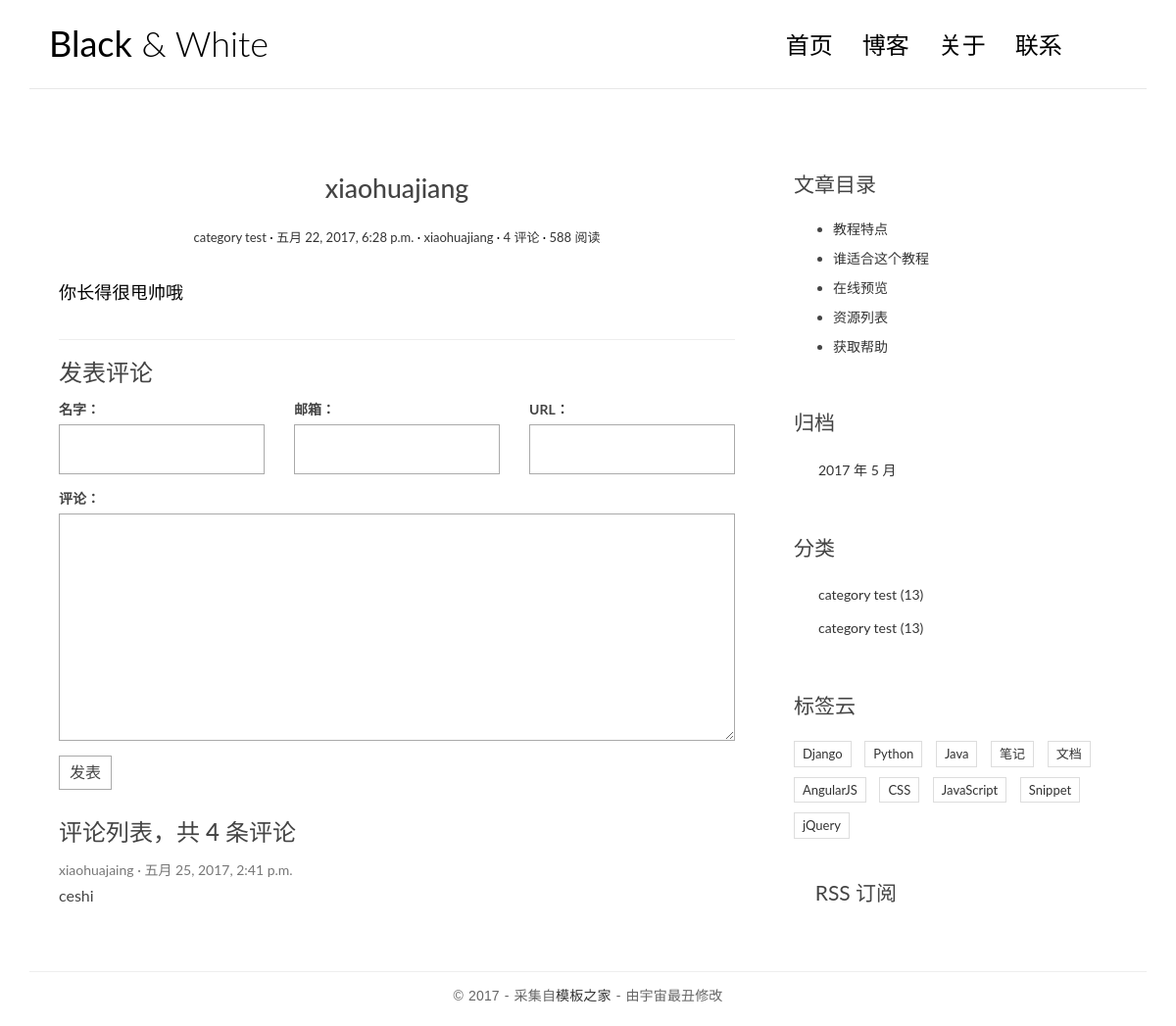
The app's page /post/2/ with its own data.
### blog/models.py (models this page shows, shortened)
@python_2_unicode_compatible
class Post(models.Model):
    title = models.CharField(max_length=70) ## 文章标题
    body = models.TextField()
    created_time = models.DateTimeField()
    modified_time = models.DateTimeField()
    excerpt = models.CharField(max_length=200,blank=True)
    category = models.ForeignKey(Category)
    tags = models.ManyToManyField(Tag,blank=True)
    author = models.ForeignKey(User)
    views = models.PositiveIntegerField(default=0)
    class Meta:
        ordering = ['-created_time']

@python_2_unicode_compatible
class Category(models.Model):   #分类
    name = models.CharField(max_length=100) # CharField 指定了 name 的数据类型， max_length 指定其最大长度

### comments/models.py (models this page shows, shortened)
@python_2_unicode_compatible
class Comment(models.Model):
    name = models.CharField(max_length=100)
    email = models.EmailField(max_length=255)
    text = models.TextField()
    created_time = models.DateTimeField(auto_now_add=True)
    url = models.URLField(blank=True)
    post = models.ForeignKey('blog.Post')

### blog/views.py (the view)
# urls.py: url(r'^post/(?P<pk>[0-9]+)/$', views.detail, name='detail'),
def detail(request, pk):
    post = get_object_or_404(Post, pk=pk)
    post.body = markdown.markdown(post.body,
                                  extensions=[
                                      'markdown.extensions.extra',
                                      'markdown.extensions.codehilite',
                                      'markdown.extensions.toc',
                                  ])
    form = CommentForm()
    comment_list = post.comment_set.all()
    context = {'post': post,
               'form': form,
               'comment_list': comment_list
               }
    return render(request, 'blog/detail.html', context=context)

### comments/forms.py
class CommentForm(forms.ModelForm):
    class Meta:
        model = Comment
        fields = ['name', 'email', 'url', 'text']

### blog/templatetags/blog_tags.py (called while the page is built)
@register.simple_tag
def archives():
    return Post.objects.dates('created_time', 'month', order='DESC')

@register.simple_tag
def get_categories():
    return Category.objects.all()

### templates/blog/detail.html (shortened to what this page needs)
{% extends 'base.html' %}
{% block main %}
    <article class="post post-{{ post.pk }}">
        <header class="entry-header">
            <h1 class="entry-title">{{ post.title }}</h1>
            <div class="entry-meta">
                <span class="post-category"><a href="#">{{ post.category.name }}</a></span>
                <span class="post-date"><a href="#"><time class="entry-date"
                                                          datetime="{{ post.created_time }}">{{ post.created_time }}</time></a></span>
                <span class="post-author"><a href="#">{{ post.author }}</a></span>
                <span class="comments-link"><a href="#">4 评论</a></span>
                <span class="views-count"><a href="#">588 阅读</a></span>
            </div>
        </header>
        <div class="entry-content clearfix">
            {{ post.body|safe }}
        </div>
    </article>
    <section class="comment-area" id="comment-area">
        <hr>
        <h3>发表评论</h3>
        <form action="{% url 'comments:post_comment' post.pk %}" method="post" class="comment-form">
            <div class="row">
                <div class="col-md-4">
                    <label for="{{ form.name.id_for_label }}">名字：</label>
                    {{ form.name }}
                </div>
                <div class="col-md-4">
                    <label for="{{ form.email.id_for_label }}">邮箱：</label>
                    {{ form.email }}
                </div>
                <div class="col-md-4">
                    <label for="{{ form.url.id_for_label }}">URL：</label>
                    {{ form.url }}
                </div>
                <div class="col-md-12">
                    <label for="{{ form.text.id_for_label }}">评论：</label>
                    {{ form.text }}
                    <button type="submit" class="comment-btn">发表</button>
                </div>
            </div>
        </form>
        <div class="comment-list-panel">
            <h3>评论列表，共 <span>4</span> 条评论</h3>
            <ul class="comment-list list-unstyled">
                {% for comment in comment_list %}
                    <li class="comment-item">
                        <span class="nickname">{{ comment.name }}</span>
                        <time class="submit-date"
                              datetime="{{ comment.created_time }}">{{ comment.created_time }}</time>
                        <div class="text">
                            {{ comment.text }}
                        </div>
                    </li>
                {% empty %}
                    暂无评论
                {% endfor %}
            </ul>
        </div>
    </section>
{% endblock main %}
{% block toc %}
    <div class="widget widget-content">
        <h3 class="widget-title">文章目录</h3>
        <ul>
            <li>
                <a href="#">教程特点</a>
            </li>
            <li>
                <a href="#">谁适合这个教程</a>
            </li>
            <li>
                <a href="#">在线预览</a>
            </li>
            <li>
                <a href="#">资源列表</a>
            </li>
            <li>
                <a href="#">获取帮助</a>
            </li>
        </ul>
    </div>
{% endblock toc %}

### templates/base.html (shortened to what this page needs)
{% load staticfiles %}
{% load blog_tags %}
<html>
<head>
    <link rel="stylesheet" href=  "{% static 'blog/css/ionicons.min.css' %}">
    <link rel="stylesheet" href="{% static 'blog/css/bootstrap.min.css' %}">
    <link rel="stylesheet" href="{% static 'blog/css/pace.css' %}">
    <link rel="stylesheet" href="{% static 'blog/css/custom.css' %}">
    <link rel="stylesheet" href="{% static 'blog/css/highlights/github.css' %}">
</head>
<body>
<div class="container">
    <header id="site-header">
        <div class="row">
            <div class="col-md-4 col-sm-5 col-xs-8">
                <div class="logo">
                    <h1><a href="index.html"><b>Black</b> &amp; White</a></h1>
                </div>
            </div>
            <div class="col-md-8 col-sm-7 col-xs-4">
                <nav class="main-nav" role="navigation">
                    <div class="collapse navbar-collapse" id="bs-example-navbar-collapse-1">
                        <ul class="nav navbar-nav navbar-right">
                            <li class="cl-effect-11"><a href="index.html" data-hover="首页">首页</a></li>
                            <li class="cl-effect-11"><a href="full-width.html" data-hover="博客">博客</a></li>
                            <li class="cl-effect-11"><a href="about.html" data-hover="关于">关于</a></li>
                            <li class="cl-effect-11"><a href="contact.html" data-hover="联系">联系</a></li>
                        </ul>
                    </div>
                </nav>
                <div id="header-search-box">
                    <a id="search-menu" href="#"><span id="search-icon" class="ion-ios-search-strong"></span></a>
                </div>
            </div>
        </div>
    </header>
</div>
<div class="content-body">
    <div class="container">
        <div class="row">
            <main class="col-md-8">
              {% block main %}
              {% endblock main %}
            </main>
              <aside class="col-md-4">
                {% block toc %}
                {% endblock toc %}
                <div class="widget widget-archives">
                  <h3 class="widget-title">归档</h3>
                  {% archives as date_list %}
                  <ul>
                    {% for date in date_list %}
                    <li>
                      <a href="#">{{ date.year }} 年 {{ date.month }} 月</a>
                    </li>
                    {% empty %}
                    暂无归档！
                    {% endfor %}
                  </ul>
                </div>
                <div class="widget widget-category">
                  <h3 class="widget-title">分类</h3>
                  {% get_categories as category_list %}
                  <ul>
                    {% for category in category_list %}
                    <li>
                      <a href="#">{{ category.name }} <span class="post-count">(13)</span></a>
                    </li>
                    {% empty %}
                    暂无分类！
                    {% endfor %}
                  </ul>
                </div>
                <div class="widget widget-tag-cloud">
                    <h3 class="widget-title">标签云</h3>
                    <ul>
                        <li>
                            <a href="#">Django</a>
                        </li>
                        <li>
                            <a href="#">Python</a>
                        </li>
                        <li>
                            <a href="#">Java</a>
                        </li>
                        <li>
                            <a href="#">笔记</a>
                        </li>
                        <li>
                            <a href="#">文档</a>
                        </li>
                        <li>
                            <a href="#">AngularJS</a>
                        </li>
                        <li>
                            <a href="#">CSS</a>
                        </li>
                        <li>
                            <a href="#">JavaScript</a>
                        </li>
                        <li>
                            <a href="#">Snippet</a>
                        </li>
                        <li>
                            <a href="#">jQuery</a>
                        </li>
                    </ul>
                </div>
                <div class="rss">
                    <a href=""><span class="ion-social-rss-outline"></span> RSS 订阅</a>
                </div>
            </aside>
        </div>
    </div>
</div>
<footer id="site-footer">
    <div class="container">
        <div class="row">
            <div class="col-md-12">
                <p class="copyright">&copy 2017 - 采集自<a href="http://www.cssmoban.com/"
                                                        target="_blank" title="模板之家">模板之家</a>
                    - 由宇宙最丑修改
                </p>
            </div>
        </div>
    </div>
</footer>
</body>
</html>

### blog/static/blog/css/custom.css (style rules this page uses)
* { outline: none; }
h1, h2, h3, h4, h5, h6 { margin-top: 0; }
b { font-weight: 400; }
a { color: #333; }
body { color: #444; font-family: 'Lato', sans-serif; }
p { font-family: 'Ubuntu', sans-serif; font-weight: 400; word-spacing: 1px; letter-spacing: 0.01em; }
#site-header { background-color: #FFF; padding: 25px 20px; margin-bottom: 40px; border-bottom: 1px solid #e7e7e7; }
.logo h1 a { color: #000; }
.logo h1 { margin: 0; font-family: 'Lato', sans-serif; font-weight: 300; }
.main-nav { margin-top: 11px; max-width: 95%; }
.main-nav a { color: #000000 !important; padding: 0 0 5px 0 !important; margin-right: 30px; font-family: 'Lato', sans-serif; font-weight: 300; font-size: 24px; }
.cl-effect-11 a { padding: 10px 0; color: #0972b4; text-shadow: none; }
.cl-effect-11 a::before { position: absolute; top: 0; left: 0; overflow: hidden; padding: 0 0 5px 0 !important; max-width: 0; border-bottom: 1px solid #000; color: #000; content: attr(data-hover); white-space: nowrap; -webkit-transition: max-width 0.5s; -moz-transition: max-width 0.5s; transition: max-width 0.5s; }
.content-body { padding-bottom: 4em; }
.post { background: #fff; padding: 30px 30px 0; }
.entry-title { text-align: center; font-size: 1.9em; margin-bottom: 20px; line-height: 1.6; padding: 10px 20px 0; }
.entry-meta { text-align: center; color: #DDDDDD; font-size: 13px; margin-bottom: 30px; }
.entry-content { font-size: 18px; line-height: 1.9; font-weight: 300; color: #000; }
.post-category::after, .post-date::after, .post-author::after, .comments-link::after { content: ' ·'; color: #000; }
.widget { background: #fff; padding: 30px 0 0; }
.widget-title { font-size: 1.5em; margin-bottom: 20px; line-height: 1.6; padding: 10px 0 0; font-weight: 400; }
.widget-archives ul { padding: 0; margin: 0; padding-left: 25px; }
.widget-archives ul li { list-style-type: none; position: relative; line-height: 170%; margin-bottom: 10px; }
.widget-archives ul li::before { content: '\f3f3'; font-family: "Ionicons"; position: absolute; left: -25px; top: 1px; font-size: 16px; color: #000; }
.widget-category ul { padding: 0; margin: 0; padding-left: 25px; }
.widget-category ul li { list-style-type: none; position: relative; line-height: 170%; margin-bottom: 10px; }
.widget-category ul li::before { content: '\f3fe'; font-family: "Ionicons"; position: absolute; left: -25px; top: 1px; font-size: 18px; color: #000; }
.widget-tag-cloud ul { padding: 0; margin: 0; margin-right: -10px; }
.widget-tag-cloud ul li { list-style-type: none; font-size: 13px; display: inline-block; margin-right: 10px; margin-bottom: 10px; padding: 3px 8px; border: 1px solid #ddd; }
.widget-content ul li { margin-bottom: 10px; }
.rss { font-size: 21px; margin-top: 30px; }
.rss a { color: #444; }
#site-footer { padding-top: 10px; padding: 0 0 1.5em 0; }
.copyright { text-align: center; padding-top: 1em; margin: 0; border-top: 1px solid #eee; color: #666; }
#header-search-box { position: absolute; right: 38px; top: 8px; }
#search-menu span { font-size: 20px; }
.contact-form input, .comment-form input { border: 1px solid #aaa; margin-bottom: 15px; width: 100%; padding: 15px 15px; font-size: 16px; line-height: 100%; transition: 0.4s border-color linear; }
.contact-form textarea, .comment-form textarea { border: 1px solid #aaa; margin-bottom: 15px; width: 100%; padding: 15px 15px; font-size: 16px; line-height: 20px !important; min-height: 183px; transition: 0.4s border-color linear; }
.comment-area { padding: 0 30px 0; }
.comment-form { margin-top: 15px; }
.comment-form .comment-btn { background-color: #fff; border: 1px solid #aaa; font-size: 16px; padding: 5px 10px; }
.comment-list-panel { margin-top: 30px; }
.comment-list { margin-top: 15px; }
.comment-item .nickname, .comment-item .submit-date { color: #777; font-size: 14px; }
.comment-item .nickname:after { content: ' ·'; }
.comment-item .text { padding-top: 5px; font-size: 16px; }

### records on screen
Post: title "xiaohuajiang", category.name "category test", created_time "五月 22, 2017, 6:28 p.m.", author "xiaohuajiang", body "你长得很甩帅哦"
Comment: name "xiaohuajaing", created_time "五月 25, 2017, 2:41 p.m.", text "ceshi"
Category: name "category test"
Category: name "category test"

### other values on screen
{{ date.year }} "2017"
{{ date.month }} "5"
